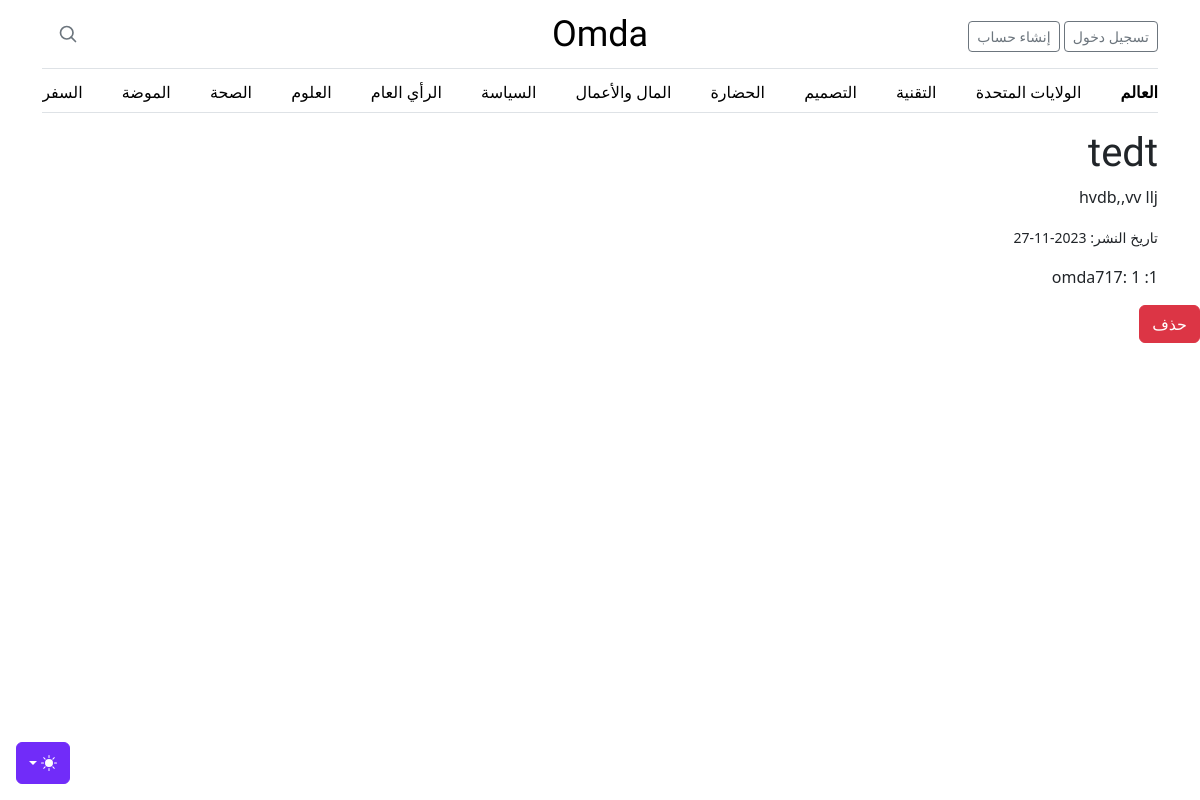
/articles/1, run on the app's committed database.
### app/models.py (models this page shows)
class Post(db.Model):
    id = db.Column(db.Integer, primary_key=True)
    title = db.Column(db.String)
    content = db.Column(db.String)
    created_at = db.Column(db.DateTime, default=datetime.utcnow)
    is_read = db.Column(db.Boolean, default=False)
    user_id = db.Column(db.Integer, db.ForeignKey("user.id"))

class User(db.Model, UserMixin):
    id = db.Column(db.Integer, primary_key=True)
    username = db.Column(db.String, unique=True, nullable=False)
    email = db.Column(db.String, unique=True, nullable=False)
    password = db.Column(db.String)
    created_at = db.Column(db.DateTime, default=datetime.utcnow)
    posts = db.relationship("Post", backref="author")

### app/viwes/viwes.py (the view)
@viwe.route("/articles/<int:article_id>")
def article(article_id):
    article = get_article(article_id)
    if article:
        article.is_read = True
        db.session.commit()
        flash("تم تحديث حالة القراءة للمنشور بنجاح!", "success")
    user = get_user(article.user_id)
    return render_template("article.html", article=article, user=user)

### app/viwes/viwes.py (called while the page is built)
def get_article(article_id):
    article = Post.query.get(article_id)
    return article

def get_user(user_id):
    article = User.query.get(user_id)
    return article

### app/templates/article.html (shortened to what this page needs)
{% extends "layout.html" %}
{% block content %}
<div class="container">
    <div class="row">
      <div class="col-md-8">
        <h1>{{ article.title }}</h1>
        <p>{{ article.content | safe }}</p>
        <p>
          <small>تاريخ النشر: {{ article.created_at.strftime("%Y-%m-%d") }}</small>
        </p>
      </div>
      <div class="col-md-4">
      </div>
    </div>
  <p>{{article.user_id}}: {{article.id}} :{{user.username}}</p>
  </div >
<a href="/delete/{{ article.id }}" class="btn btn-danger">حذف</a>
{% endblock %}

### app/static/css/blog.rtl.css (style rules this page uses)
h1, h2, h3, h4, h5, h6 { font-family: Amiri, Georgia, "Times New Roman", serif; }

### data on the page
Post: title "tedt", content "hvdb,,vv llj", created_at "2023-11-27", user_id "1"
User: username "omda717"
